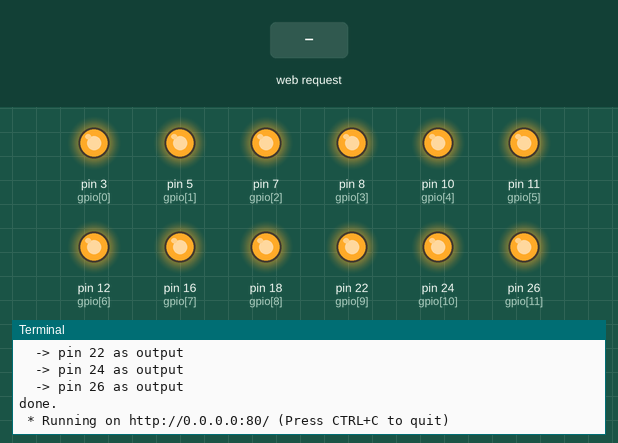
A program run on a simulated Raspberry Pi (header pin numbers). On the bench: output pins drawn as LEDs (lit = HIGH), the last lines printed to the terminal. Inputs (shaded band) come from the test bench. The clock reads 2024-03-15 10:24:30 at power-on unless the program sets it.

Above: at 3.6 s.
3.7 s: HTTP request for /switch/3/0 received
At 4.9 s:
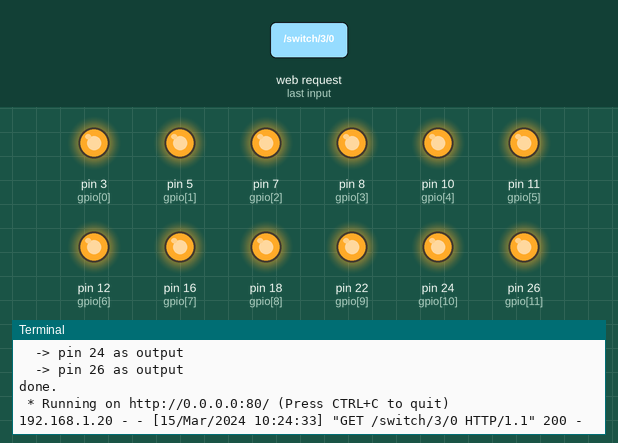
5.2 s: HTTP request for / received
At 6.0 s:
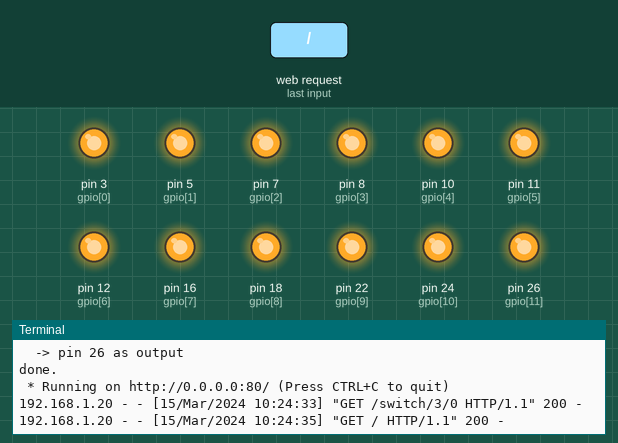
Timing chart, 0 to 8.2 s (numbered marks = the images above; inputs shaded):
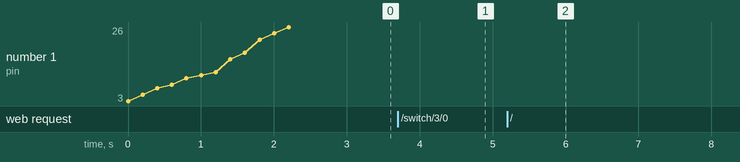

The program:

main.py
```python
#!/usr/bin/env python
from flask import Flask
from time import sleep
import RPi.GPIO as GPIO

def init():
    # Use RPi.GPIO layout (pin numbering)
    # GPIO.setwarnings(False)
    GPIO.setmode(GPIO.BOARD)
    GPIO.setwarnings(False)

    # Setup pins
    print('Setup pins ... ')
    for gpio in [3, 5, 7, 8, 10, 11, 12, 16, 18, 22, 24, 26]:
        print('  -> pin %s as output' % gpio)
        GPIO.setup(gpio, GPIO.OUT)
        sleep(.1)
        # print('switch on pin %s' % gpio)
        GPIO.output(gpio, GPIO.LOW) # set switch on (relais are inverted)
        sleep(.1)
        # print('switch off pin %s' % gpio)
        GPIO.output(gpio, GPIO.HIGH) # set switch off (relais are inverted)
    print('done.')


app = Flask(__name__)

@app.route("/switch/<gpio>/<value>")
def switch(gpio, value):
    if int(value) is 1:
        GPIO.output(int(gpio), GPIO.LOW)
    else:
        GPIO.output(int(gpio), GPIO.HIGH)
    return 'ok'

@app.route('/')
def home():
    return 'To set GPIOs use "/switch/gpio/value" where <value> is 1 or 0'

if __name__ == "__main__":
    init()
    app.run(host='0.0.0.0', port=80)
```

Measured:
- after the input at 3.7 s, the terminal: prints a new line at once (image 1)
- after the input at 5.2 s, the terminal: prints a new line at once (image 2)
